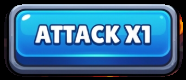
#> input picture assets/btn_blue_exact.png, 186 x 80 px, found by its file name; its folder holds only this picture in this run
$ python clean_slices_v2.py
#> lines starting #> are read from the running program, lines starting #| are printed output that depends on the picture; after the words box and inside, x2 and y2 are one past the last pixel; in counts of white or black regions, pixels touching at a corner belong together

import cv2
import numpy as np
import os

asset_dir = r"c:\Users\kevin\New folder (2)\brave-style-demo\assets"

def clean_lava_aggressive(name):
#> called with name = 'blue'
    path = os.path.join(asset_dir, f"btn_{name}_exact.png")
    if not os.path.exists(path):
        return

    img = cv2.imread(path, cv2.IMREAD_UNCHANGED)
#> img is the input picture: shape (80, 186, 4); mean B, G, R, A 145.3, 107.1, 54.1, 217.8
    if img is None: return

    # Ensure alpha
    if img.shape[2] == 3:
        img = cv2.cvtColor(img, cv2.COLOR_BGR2BGRA)

    h, w = img.shape[:2]
#> h = 80; w = 186

    # Create Mask
    mask = np.zeros((h, w), dtype=np.uint8)

    # Radius 20 was okay, but let's INSET the mask.
    # New Radius 22? And inset the rect by 2 pixels.
    inset = 4
    radius = 18

    # Draw smaller rounded rect
    # Top-Left
    cv2.circle(mask, (radius+inset, radius+inset), radius, (255), -1)
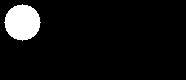
#> mask: shape (80, 186); 6.8% white; 1 white region, box (x1, y1, x2, y2) and area: (4, 4, 41, 41) 1009
    # Top-Right
    cv2.circle(mask, (w-radius-inset, radius+inset), radius, (255), -1)
    # Bottom-Left
    cv2.circle(mask, (radius+inset, h-radius-inset), radius, (255), -1)
    # Bottom-Right
    cv2.circle(mask, (w-radius-inset, h-radius-inset), radius, (255), -1)
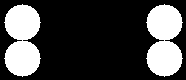
#> mask: shape (80, 186); 27.1% white; 2 white regions, box (x1, y1, x2, y2) and area: (4, 4, 41, 77) 2017, (146, 4, 183, 77) 2017

    # Central Rects
    cv2.rectangle(mask, (radius+inset, inset), (w-radius-inset, h-inset), (255), -1)
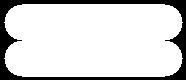
#> mask: shape (80, 186); 83.2% white; 1 black region, box (x1, y1, x2, y2) and area: (0, 0, 186, 80) 2497
    cv2.rectangle(mask, (inset, radius+inset), (w-inset, h-radius-inset), (255), -1)
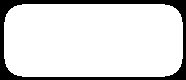
#> mask: shape (80, 186); 85.4% white; 1 black region, box (x1, y1, x2, y2) and area: (0, 0, 186, 80) 2173

    # Apply
    # We combine existing alpha with new mask?
    # img[:,:,3] = cv2.bitwise_and(img[:,:,3], mask)
    # Just replace alpha where mask is 0

    # Find where mask is 0
    img[mask == 0] = [0, 0, 0, 0]

    # Save
    cv2.imwrite(path, img)
    print(f"Aggressively cleaned {name}")

clean_lava_aggressive("blue")
clean_lava_aggressive("green")
clean_lava_aggressive("red")
